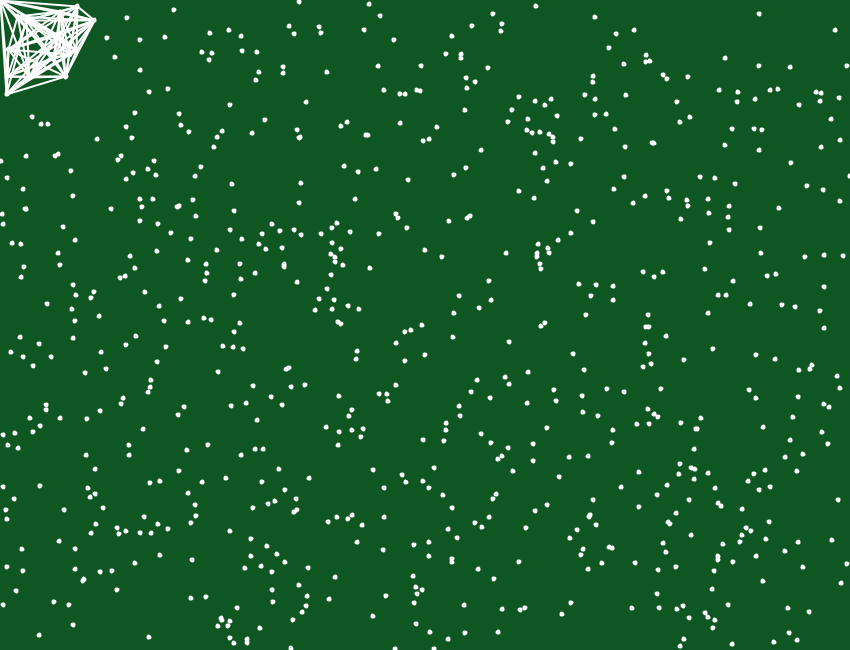
Frame 1 (no input)
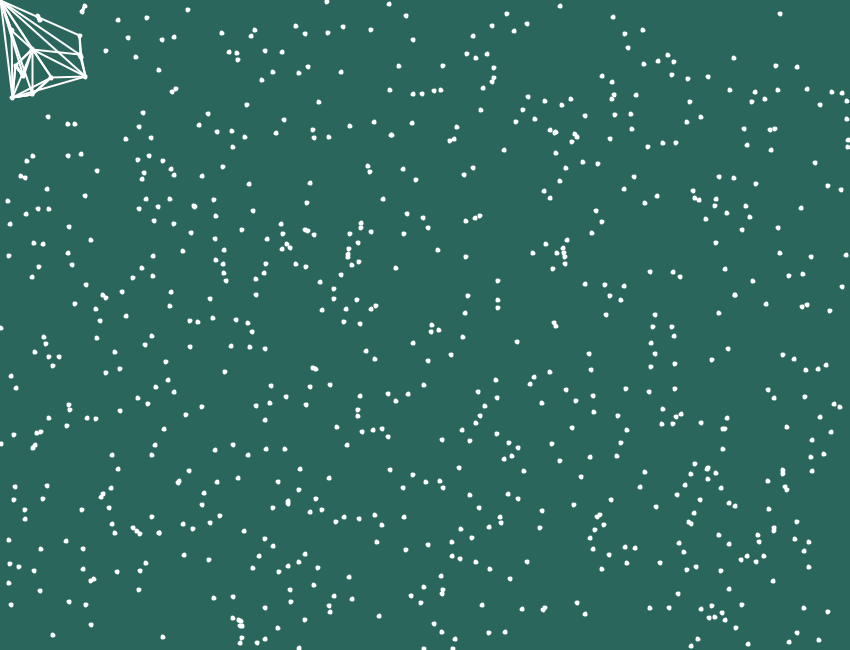
Frame 60 (the mouse pressed at the canvas centre just before this capture)
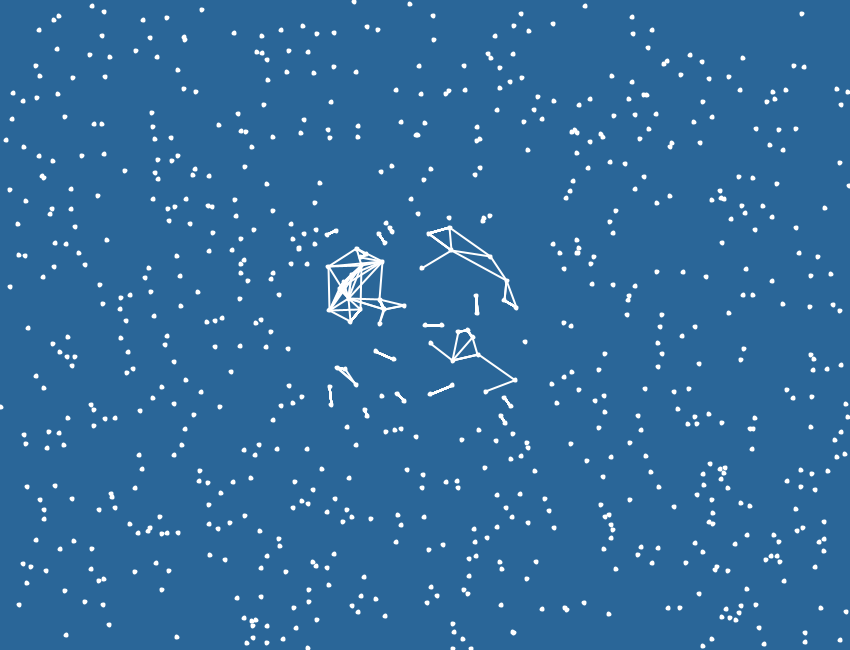
Frame 120 (the mouse held since frame 60 and released just before this capture)

The Processing sketch that drew these frames (run headless with seeded random() and noise(); from frame 60 on, the mouse is pressed at the canvas centre):

// Processing sketch: sketch_200125a
// ── sketch_200125a.pde
float range;
ArrayList<Node> nodes;
//backgrounds
int[][] bgs = {
    {42, 102, 199},
    {15, 87, 34},
    {117, 44, 18},
    {179, 142, 11},
    {8, 105, 138}
  };

int r,g,b;
int currentBg;
float mouseRange = 100;
int numOfNodes = 750;
Node mouseNode;
void setup(){
  size(850, 650);
  
  range = width/7;
  
  //setting initial bg
  currentBg = int(random(bgs[0].length));
  r = bgs[currentBg][0];
  g = bgs[currentBg][1];
  b = bgs[currentBg][2];
  
  
  
  nodes = new ArrayList<Node>();
  for(int i =0; i<numOfNodes; i++){
     nodes.add(new Node(random(width), random(height))); 
  }
  mouseNode = new Node(mouseX, mouseY);
  mouseNode.directionAngle=0;
  mouseNode.speed=0;
  nodes.add(mouseNode);
  
}

void draw(){
  background(r, g, b);
  stroke(255);
  strokeWeight(2);
  fill(255);
  
  changeBg();
  
  mouseNode.x = mouseX;
  mouseNode.y = mouseY;
  for(Node n: nodes){
   n.draw(); 
     for(Node nn: nodes){
       if(!n.equals(nn)){
         //if(n.isInRange(nn)){
         //    line(n.x, n.y, nn.x, nn.y);
         //}
         //n.isInRange(nn);
         
         //mouse movement
         if(abs(mouseX - n.x) <mouseRange && abs(mouseY-n.y) <mouseRange
             && abs(mouseX - nn.x) <mouseRange && abs(mouseY-nn.y) <mouseRange ){
               n.connect(nn);
             }else{
               n.disconnect(nn);
             }
       }
     }
     
     //if(!n.equals(mouseNode)){
     //  if(abs(mouseX - n.x) <mouseRange && abs(mouseY-n.y) <mouseRange){
     //    //n.connect(mouseNode);
     //  }else{
     //    n.disconnect(mouseNode);
     //  }
     //}
  }
}

void changeBg(){
  int newR = bgs[currentBg][0];
  int newG = bgs[currentBg][1];
  int newB = bgs[currentBg][2];
  
  if (r<newR){ r++; }else if(r>newR){r--;}
  if (g<newG){ g++; }else if(g>newG){g--;}
  if (b<newB){ b++; }else if(b>newB){b--;}
  
  if(r == newR && g == newG && b == newB){
    currentBg = int(random(bgs[0].length));
  }
  
  //circle(mouseX, mouseY, 120);
}

// ── Node.pde
public class Node{
  
  public float x, y;
  public float directionAngle;
  public float speed = random(0.1, 0.5);
  public ArrayList<Node> nodes;
  public int limit = 10;
  
  public Node(float x, float y){
    this.x=x;
    this.y=y;
    //directionAngle = random(360);
    directionAngle = 90;
    nodes = new ArrayList<Node>();
  }
  
  private void move(){
    if(x>width) x = 0;
    if(x<0) x = width;
    if(y>height) y=0;
    if(y<0) y = height;
    
    x += speed*sin(radians(directionAngle));
    y += speed*cos(radians(directionAngle));
  }
  
  public void isInRange(Node n){
    if( abs(this.x - n.x) <range && abs(this.y-n.y) <range ){
      if(!isConnectedTo(n)){
        connect(n);
      }
    }else{
      disconnect(n);
    }
  }
  
  public boolean isStillClose(Node n){
    return abs(this.x - n.x) <range && abs(this.y-n.y) <range ;
  }
  
  public boolean isConnectedTo(Node n){
   return nodes.contains(n) || n.nodes.contains(this);
  }
  
  public void connect(Node n){
    if(nodes.size()<limit && n.nodes.size()<limit){
       nodes.add(n);
       n.nodes.add(this);
    }else{
      replaceIfCloser(n);
    }
  }
  
  private void replaceIfCloser(Node n){
    for(Node nn: nodes){
      if(dist(x,y,n.x,n.y) < dist(x,y,nn.x,nn.y)){
        disconnect(nn);
        connect(n);
        break;
      }
    }
  }
  
  public void disconnect(Node n){
   nodes.remove(n);
   n.nodes.remove(this);
  }
  
  private void draw(){
    move();
    circle(x, y, 3);
    for(Node n: nodes){
      if(isStillClose(n))
        line(x, y, n.x, n.y);
    }
  }
  
}
